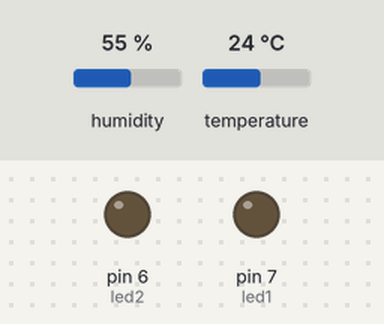
This sketch was run on a simulated Arduino Uno, built with avr-gcc and run on an emulated ATmega328P. Parts: output pins drawn as LEDs (lit = HIGH). The test bench sets the inputs (shaded band); at power-on: humidity 55 %, temperature 24 °C. What the sketch prints to the serial monitor is not drawn.

Above: at 2.5 s.
Timing chart, 0 to 19.8 s (numbered marks = the images above):
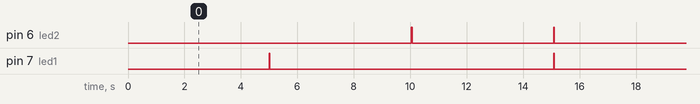

Measured:
- by itself, pin 6 (led2): repeats every 15.2 s: LOW 5.0 s, HIGH 0.02 s, LOW 10.1 s, HIGH 0.02 s
- by itself, pin 7 (led1): repeats every 15.2 s: LOW 10.1 s, HIGH 0.02 s, LOW 5.1 s, HIGH 0.02 s
- by itself, everything shown: repeats every 15.2 s, in 6 steps

The sketch:

DHT11_testWithLeds.ino
```cpp
// Example testing sketch for various DHT humidity/temperature sensors
// Blink 2 leds during the read routines to indicate action and both when writing the output
// Written by ladyada, public domain - modified by SigTL

// REQUIRES the following Arduino libraries:
// - DHT Sensor Library: https://github.com/adafruit/DHT-sensor-library
// - Adafruit Unified Sensor Lib: https://github.com/adafruit/Adafruit_Sensor

#include "DHT.h"
#define DHTPIN 3     // Digital pin connected to the DHT sensor

// Uncomment whatever type you're using!
#define DHTTYPE DHT11   // DHT 11
//#define DHTTYPE DHT22   // DHT 22  (AM2302), AM2321
//#define DHTTYPE DHT21   // DHT 21 (AM2301)

// declare led info
// connect led1 to pin 7 and led2 to pin 6 - use 330 ohm resiter on + before leds
int led1=7;
int led2=6;
int waitTimeOn=900;
int waitTimeOff=100;
int waitShort=20;
int waitLong=5000;
int waitMed=2500;

// Connect a 10K resistor from pin 2 (data) to pin 1 (power) of the sensor
// Connect pin 1 (on the left) of the sensor to +5V
// Connect pin 2 of the sensor to whatever your DHTPIN is
// Connect pin 4 (on the right) of the sensor to GROUND

// Initialize DHT sensor.

DHT dht(DHTPIN, DHTTYPE);

void setup() {
  Serial.begin(9600);
//  Serial.println(F("DHT11 Temperature and Humidity test"));

  dht.begin();
  // defines the leds as outputs
  pinMode(led1,OUTPUT);
  pinMode(led2,OUTPUT);

  }

void loop() {
  // Wait a few seconds between measurements.
  delay(waitLong);

  // turn on led1
  digitalWrite(led1,HIGH);
  delay(waitShort);
  digitalWrite(led1,LOW);

  // Reading temperature or humidity takes about 250 milliseconds!
  // Sensor readings may also be up to 2 seconds 'old' (its a very slow sensor)
  float h = dht.readHumidity();

  delay(waitLong);

  // turn on led2
  digitalWrite(led2,HIGH);
  // turn off led2
  delay(waitShort);
  digitalWrite(led2,LOW);


  // Read temperature as Celsius (the default)
  float t = dht.readTemperature();

  // Read temperature as Fahrenheit (isFahrenheit = true)
  float f = dht.readTemperature(true);

  // Check if any reads failed and exit early (to try again).
  if (isnan(h) || isnan(t) || isnan(f)) {
    Serial.println(F("Failed to read from DHT sensor!"));
    return;
  }

  delay(waitLong);

  // Compute heat index in Fahrenheit (the default)
  float hif = dht.computeHeatIndex(f, h);
  // Compute heat index in Celsius (isFahreheit = false)
  float hic = dht.computeHeatIndex(t, h, false);

  // turn on leds 1+2
  digitalWrite(led1,HIGH);
  digitalWrite(led2,HIGH);

  delay(waitShort);

  // turn off leds 1+2
  digitalWrite(led1,LOW);
  digitalWrite(led2,LOW);

  Serial.print(F("Humidity: "));
  Serial.print(h);
  Serial.print(F("%  Temperature: "));
  //  Serial.print(t);
  //  Serial.print(F("°C "));
  Serial.print(f);
  Serial.print(F("°F  Heat index: "));
  //  Serial.print(hic);
  //  Serial.print(F("°C "));
  Serial.print(hif);
  Serial.println(F("°F"));

  // turn off led2
  delay(waitTimeOff);
  digitalWrite(led2,LOW);
}
```
